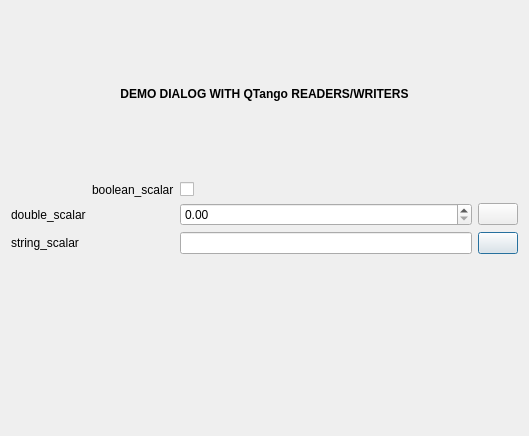
<?xml version="1.0" encoding="UTF-8"?>
<ui version="4.0">
 <class>DemoDialog</class>
 <widget class="QDialog" name="DemoDialog">
  <property name="geometry">
   <rect>
    <x>0</x>
    <y>0</y>
    <width>529</width>
    <height>436</height>
   </rect>
  </property>
  <property name="windowTitle">
   <string>Dialog</string>
  </property>
  <layout class="QGridLayout" name="gridLayout">
   <item row="2" column="0">
<!--      <widget class="TSimpleLabel" name="tSimpleLabel_2">  -->
    <widget class="QLabel" name="tSimpleLabel_2">	<!-- TSimpleLabel is mapped into a simple Qt QLabel. ## added by qumbiaprojectwizard -->
     <property name="text">
      <string>double_scalar</string>
     </property>
    </widget>
   </item>
   <item row="3" column="0">
<!--      <widget class="TSimpleLabel" name="tSimpleLabel_3">  -->
    <widget class="QLabel" name="tSimpleLabel_3">	<!-- TSimpleLabel is mapped into a simple Qt QLabel. ## added by qumbiaprojectwizard -->
     <property name="text">
      <string>string_scalar</string>
     </property>
    </widget>
   </item>
   <item row="3" column="4">
<!--      <widget class="TPushButton" name="tPushButton_2">  -->
    <widget class="QuButton" name="tPushButton_2">	<!-- TPushButton is mapped to QuButton ## added by qumbiaprojectwizard -->
<!--       <property name="targets">  -->
     <property name="target">	<!-- targets property is mapped into target ## added by qumbiaprojectwizard -->
<!--        <string>$1/string_scalar(&amp;tle);;</string>  -->
      <string>$1/string_scalar(&amp;tle)</string>	<!-- in cumbia the targ:qet is single: removing multiple targets ## added by qumbiaprojectwizard -->
     </property>
    </widget>
   </item>
   <item row="0" column="0" colspan="5">
    <widget class="QLabel" name="label">
     <property name="font">
      <font>
       <weight>75</weight>
       <bold>true</bold>
      </font>
     </property>
     <property name="text">
      <string>DEMO DIALOG WITH QTango READERS/WRITERS</string>
     </property>
     <property name="alignment">
      <set>Qt::AlignCenter</set>
     </property>
    </widget>
   </item>
   <item row="4" column="0" colspan="5">
<!--      <widget class="TPlotLightMarker" name="tPlotLightMarker">  -->
    <widget class="QuTrendPlot" name="tPlotLightMarker">	<!-- TPlotLightMarker is mapped into QuTrendPlot OR QuSpectrumPlot. Please check. ## added by qumbiaprojectwizard -->
     <property name="source" stdset="0">
      <string>$1/double_scalar</string>
     </property>
    </widget>
   </item>
   <item row="3" column="1" colspan="2">
<!--      <widget class="TLabel" name="tLabel_2">  -->
    <widget class="QuLabel" name="tLabel_2">	<!-- TLabel is mapped to QuLabel ## added by qumbiaprojectwizard -->
     <property name="source">
      <string>$1/string_scalar</string>
     </property>
    </widget>
   </item>
   <item row="2" column="4">
<!--      <widget class="TPushButton" name="tPushButton">  -->
    <widget class="QuButton" name="tPushButton">	<!-- TPushButton is mapped to QuButton ## added by qumbiaprojectwizard -->
<!--       <property name="targets">  -->
     <property name="target">	<!-- targets property is mapped into target ## added by qumbiaprojectwizard -->
<!--        <string>$1/double_scalar(&amp;tdsb);;</string>  -->
      <string>$1/double_scalar(&amp;tdsb)</string>	<!-- in cumbia the targ:qet is single: removing multiple targets ## added by qumbiaprojectwizard -->
     </property>
    </widget>
   </item>
   <item row="3" column="3">
<!--      <widget class="TLineEdit" name="tle">  -->
    <widget class="QLineEdit" name="tle">	<!-- TLineEdit is mapped into a simple Qt QLineEdit ## added by qumbiaprojectwizard -->
<!--       <property name="targets">  -->
     <property name="target">	<!-- targets property is mapped into target ## added by qumbiaprojectwizard -->
<!--        <string>$1/string_scalar;;</string>  -->
      <string>$1/string_scalar</string>	<!-- in cumbia the targ:qet is single: removing multiple targets ## added by qumbiaprojectwizard -->
     </property>
    </widget>
   </item>
   <item row="2" column="3">
    <widget class="TDoubleSpinBox" name="tdsb">
<!--       <property name="targets">  -->
     <property name="target">	<!-- targets property is mapped into target ## added by qumbiaprojectwizard -->
<!--        <string>$1/double_scalar;;</string>  -->
      <string>$1/double_scalar</string>	<!-- in cumbia the targ:qet is single: removing multiple targets ## added by qumbiaprojectwizard -->
     </property>
    </widget>
   </item>
   <item row="2" column="1" colspan="2">
<!--      <widget class="TLabel" name="tLabel">  -->
    <widget class="QuLabel" name="tLabel">	<!-- TLabel is mapped to QuLabel ## added by qumbiaprojectwizard -->
     <property name="source">
      <string>$1/double_scalar</string>
     </property>
    </widget>
   </item>
   <item row="1" column="4">
<!--      <widget class="TLed" name="tLed">  -->
    <widget class="QuLed" name="tLed">	<!-- TLed is mapped to QuLed ## added by qumbiaprojectwizard -->
     <property name="source">
      <string>$1/boolean_scalar</string>
     </property>
    </widget>
   </item>
   <item row="1" column="1" colspan="2">
<!--      <widget class="TSimpleLabel" name="tSimpleLabel">  -->
    <widget class="QLabel" name="tSimpleLabel">	<!-- TSimpleLabel is mapped into a simple Qt QLabel. ## added by qumbiaprojectwizard -->
     <property name="text">
      <string>boolean_scalar</string>
     </property>
    </widget>
   </item>
   <item row="1" column="3">
<!--      <widget class="TCheckBox" name="tCheckBox">  -->
    <widget class="QuCheckBox" name="tCheckBox">	<!-- TCheckBox is mapped into QuCheckBox ## added by qumbiaprojectwizard -->
     <property name="source">
      <string>$1/boolean_scalar</string>
     </property>
<!--       <property name="targets">  -->
     <property name="target">	<!-- targets property is mapped into target ## added by qumbiaprojectwizard -->
<!--        <string>$1/boolean_scalar;</string>  -->
      <string>$1/boolean_scalar</string>	<!-- in cumbia the targ:qet is single: removing multiple targets ## added by qumbiaprojectwizard -->
     </property>
    </widget>
   </item>
  </layout>
 </widget>
 <customwidgets>
  <customwidget>
<!--     <class>TSimpleLabel</class>  -->
   <class>QLabel</class>	<!-- TSimpleLabel is mapped into a simple Qt QLabel. ## added by qumbiaprojectwizard -->
   <extends>QLabel</extends>
<!--     <header>TSimpleLabel</header>  -->
<header>QLabel</header>	<!-- TSimpleLabel is mapped into a simple Qt QLabel. ## added by qumbiaprojectwizard -->
  </customwidget>
  <customwidget>
<!--     <class>TLabel</class>  -->
   <class>QuLabel</class>	<!-- TLabel is mapped to QuLabel ## added by qumbiaprojectwizard -->
   <extends>ELabel</extends>
<!--     <header>TLabel</header>  -->
<header>qulabel.h</header>	<!-- TLabel is mapped to QuLabel ## added by qumbiaprojectwizard -->
  </customwidget>
  <customwidget>
<!--     <class>TLed</class>  -->
   <class>QuLed</class>	<!-- TLed is mapped to QuLed ## added by qumbiaprojectwizard -->
   <extends>ELed</extends>
<!--     <header>TLed</header>  -->
<header>quled.h</header>	<!-- TLed is mapped into QuLed ## added by qumbiaprojectwizard -->
  </customwidget>
  <customwidget>
<!--     <class>TLineEdit</class>  -->
   <class>QLineEdit</class>	<!-- TLineEdit is mapped into a simple Qt QLineEdit ## added by qumbiaprojectwizard -->
   <extends>QLineEdit</extends>
<!--     <header>TLineEdit</header>  -->
<header>QLineEdit</header>	<!-- TLineEdit is mapped into a simple Qt QLineEdit ## added by qumbiaprojectwizard -->
  </customwidget>
  <customwidget>
   <class>TDoubleSpinBox</class>
   <extends>QDoubleSpinBox</extends>
   <header>TDoubleSpinBox</header>
  </customwidget>
  <customwidget>
<!--     <class>TPushButton</class>  -->
   <class>QuButton</class>	<!-- TPushButton is mapped to QuButton ## added by qumbiaprojectwizard -->
   <extends>QPushButton</extends>
<!--     <header>TPushButton</header>  -->
<header>qubutton.h</header>	<!-- TPushButton is mapped to QuButton ## added by qumbiaprojectwizard -->
  </customwidget>
  <customwidget>
<!--     <class>TCheckBox</class>  -->
   <class>QuCheckBox</class>	<!-- TCheckBox is mapped into QuCheckBox ## added by qumbiaprojectwizard -->
   <extends>QCheckBox</extends>
<!--     <header>TCheckBox</header>  -->
<header>qucheckbox.h</header>	<!-- TCheckBox is mapped into QuCheckBox ## added by qumbiaprojectwizard -->
  </customwidget>
  <customwidget>
<!--     <class>TPlotLightMarker</class>  -->
   <class>QuTrendPlot</class>	<!-- TPlotLightMarker is mapped into QuTrendPlot OR QuSpectrumPlot. Please check. ## added by qumbiaprojectwizard -->
   <extends>EPlotLightMarker</extends>
<!--     <header>TPlotLightMarker</header>  -->
<header>qutrendplot.h</header>	<!-- TPlotLightMarker is mapped into QuTrendPlot OR QuSpectrumPlot. Please check. ## added by qumbiaprojectwizard -->
  </customwidget>
  <customwidget>
   <class>ELabel</class>
   <extends>QLabel</extends>
   <header>elabel.h</header>
  </customwidget>
  <customwidget>
   <class>ELed</class>
   <extends>QWidget</extends>
   <header>eled.h</header>
  </customwidget>
  <customwidget>
   <class>EPlotLight</class>
   <extends>QFrame</extends>
   <header>eplotlight.h</header>
  </customwidget>
  <customwidget>
   <class>EPlotLightMarker</class>
   <extends>EPlotLight</extends>
   <header>eplotlight_marker.h</header>
  </customwidget>
 </customwidgets>
 <resources/>
 <connections/>
</ui>
